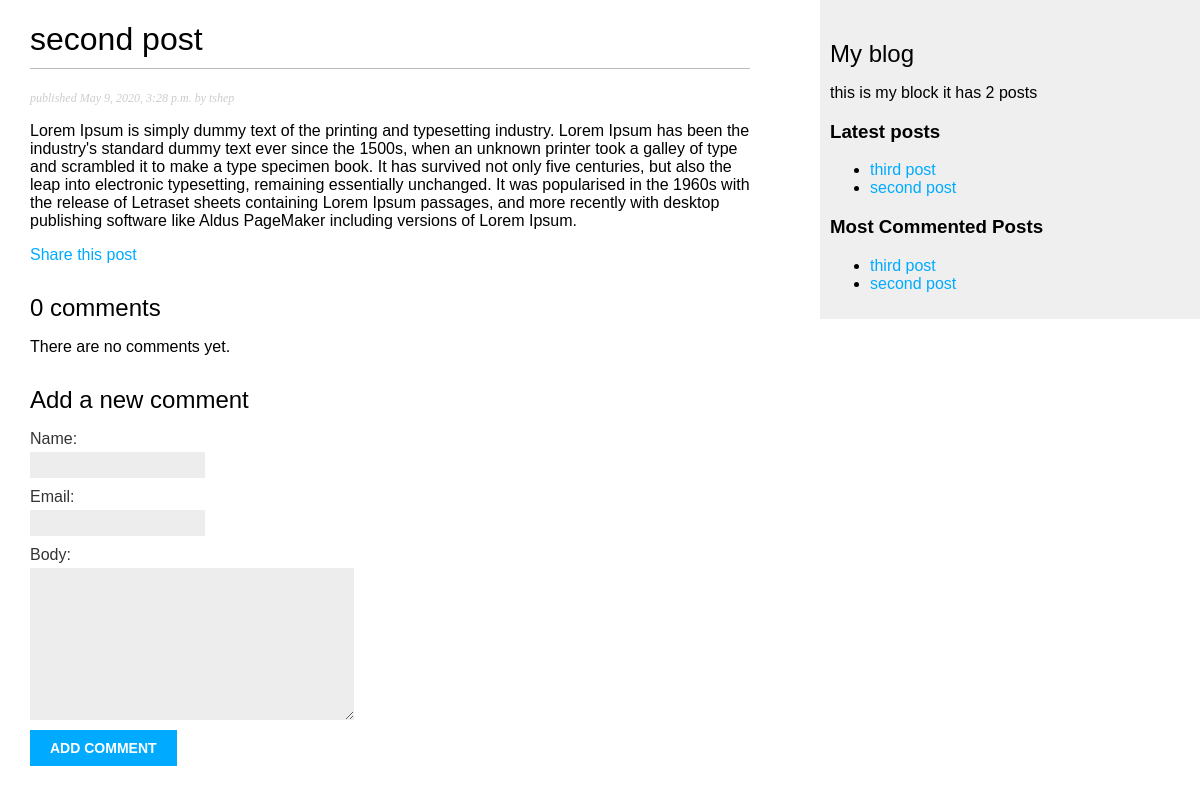
The app's page /blog/2020/5/9/second-post/ with its own data.
### blog/models.py (models this page shows, shortened)
class Post(models.Model):
    STATUS_CHOICES = (
        ('draft', 'Draft'),
        ('published', 'Published'),
    )
    title = models.CharField(max_length=250)
    slug = models.SlugField(max_length=250,
                            unique_for_date='publish')
    author = models.ForeignKey(User,
                            on_delete=models.CASCADE,
                            related_name='blog_posts')
    body = models.TextField()
    publish = models.DateTimeField(default=timezone.now)
    created = models.DateTimeField(auto_now_add=True)
    updated = models.DateTimeField(auto_now=True)
    status = models.CharField(max_length=10,
                            choices=STATUS_CHOICES,
                            default='draft')
    class Meta:
        ordering = ('-publish',)
    def get_absolute_url(self):
        return reverse('blog:post_detail',
                        args=[self.publish.year,
                        self.publish.month,
                        self.publish.day,
                        self.slug])
    objects = models.Manager()
    published = PublishedManager()
    tags = TaggableManager()

### blog/views.py (the view)
# urls.py: path('<int:year>/<int:month>/<int:day>/<slug:post>/', views.post_detail, name='post_detail'),
def post_detail(request, year, month, day, post):
    post = get_object_or_404(Post, slug=post,
                                    status='published',
                                    publish__year=year,
                                    publish__month=month,
                                    publish__day=day)
    comments = post.comments.filter(active=True)
    new_comment = None
    if request.method == 'POST':
        comment_form = CommentForm(data=request.POST)
        if comment_form.is_valid():
            new_comment = comment_form.save(commit=False)
            new_comment.post = post
            new_comment.save()
    else:
        comment_form = CommentForm()
    return render(request, 'blog/post/detail.html', {'post': post, 'comments': comments, 'new_comment': new_comment, 'comment_form': comment_form})

### blog/forms.py
class CommentForm(forms.ModelForm):
    class Meta:
        model = Comment
        fields = ('name', 'email', 'body')

### blog/models.py (called while the page is built)
    def get_queryset(self):
        return super(PublishedManager, self).get_queryset().filter(status='published')

### blog/templatetags/blog_tags.py (called while the page is built)
@register.simple_tag
def total_posts():
    return Post.published.count()

@register.inclusion_tag('blog/post/latest_posts.html')
def show_latest_posts(count=5):
    latest_posts = Post.published.order_by('-publish')[:count]
    return {'latest_posts': latest_posts}

@register.simple_tag
def get_most_commented_posts(count=5):
    return Post.published.annotate(total_comments=Count('comments')).order_by('-total_comments')[:count]

### templates/blog/post/detail.html (shortened to what this page needs)
{% extends "blog/base.html" %}
{% block content %}
  <h1>{{ post.title }}</h1>
  <p class="date">
    published {{ post.publish }} by {{post.author}}
  </p>
  {{ post.body|linebreaks }}
  <p>
    <a href="{% url "blog:post_share" post.id %}"> Share this post </a>
  </p>
  {% with comments.count as total_comments %}
    <h2>
      {{ total_comments }} comment{{ total_comments|pluralize }}
    </h2>
  {% endwith %}
  {% for comment in comments %}
    <div class="commen">
      <p class="info">
          comment {{ forloop.counter }} by {{ comment.name }}
          {{ comment.created }}
      </p>
      {{ comment.body|linebreaks }}
    </div>
    {% empty %}
      <p> There are no comments yet.</p>
  {% endfor %}
  {% if new_comment %}
    <h2> you comment has been added </h2>
    {% else %}
    <h2> Add a new comment </h2>
    <form action="." method="post">
      {{ comment_form.as_p }}
      <p><input type='submit' value='add comment' ></p>
    </form>
  {% endif %}
{% endblock %}

### templates/blog/base.html (shortened to what this page needs)
{% load blog_tags %}
{% load static %}
<!DOCTYPE html>
<html lang="en" dir="ltr">
  <head>
    <link rel="stylesheet" href="{%static 'css/blog.css' %}">
  </head>
  <body>
    <div id="content">
        {% block content %}
        {% endblock %}
    </div>
    <div id="sidebar" >
        <h2>My blog</h2>
        <p>this is my block it has {% total_posts %} posts</p>
        <h3> Latest posts</h3>
        {% show_latest_posts 3 %}
        <h3>Most Commented Posts</h3>
        {% get_most_commented_posts as most_commented_posts %}
        <ul>
          {% for post in most_commented_posts %}
            <li>
              <a href="{{ post.get_absolute_url }}">{{ post.title }}</a>
            </li>
          {% endfor %}
        </ul>
    </div>
  </body>
</html>

### templates/blog/post/latest_posts.html
<ul>
  {% for post in latest_posts %}
    <li>
        <a href="{{ post.get_absolute_url }}">{{ post.title }}</a>
    </li>
  {% endfor %}
</ul>

### static/css/blog.css (style rules this page uses)
body { margin:0; padding:0; font-family:helvetica, sans-serif; }
a { color:#00abff; text-decoration:none; }
h1 { font-weight:normal; border-bottom:1px solid #bbb; padding:0 0 10px 0; }
h2 { font-weight:normal; margin:30px 0 0; }
#content { float:left; width:60%; padding:0 0 0 30px; }
#sidebar { float:right; width:30%; padding:10px; background:#efefef; height:100%; }
p.date { color:#ccc; font-family: georgia, serif; font-size: 12px; font-style: italic; }
label { float:left; clear:both; color:#333; margin-bottom:4px; }
input, textarea { clear:both; float:left; margin:0 0 10px; background:#ededed; border:0; padding:6px 10px; font-size:12px; }
input[type=submit] { font-weight:bold; background:#00abff; color:#fff; padding:10px 20px; font-size:14px; text-transform:uppercase; }

### records on screen
Post: title "second post", publish "May 9, 2020, 3:28 p.m.", author "tshep", body "Lorem Ipsum is simply dummy text of the printing and typesetting industry. Lorem Ipsum has been the industry's standard dummy text ever since the 1500s, when an unknown printer took a galley of type and scrambled it to make a type specimen book. It has survived not only five centuries, but also the leap into electronic typesetting, remaining essentially unchanged. It was popularised in the 1960s with the release of Letraset sheets containing Lorem Ipsum passages, and more recently with desktop publishing software like Aldus PageMaker including versions of Lorem Ipsum."
Post: title "third post"

### other values on screen
{{ total_comments }} "0"
